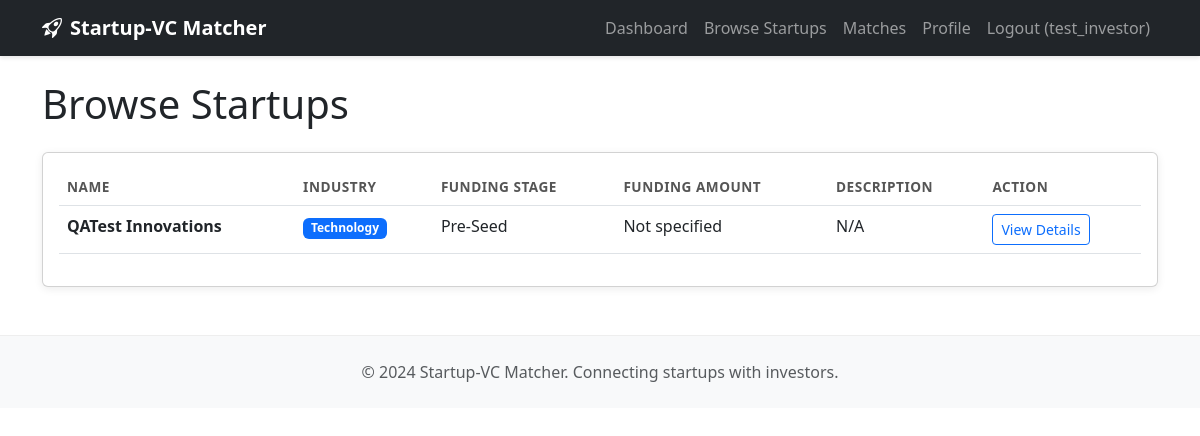
/investor/startups (signed in), run on the app's committed database.
### tables this page shows
CREATE TABLE startups (
            id INTEGER PRIMARY KEY AUTOINCREMENT,
            user_id INTEGER NOT NULL,
            name TEXT NOT NULL,
            description TEXT,
            industry TEXT NOT NULL,
            funding_stage TEXT NOT NULL,
            funding_amount INTEGER,
            website TEXT,
            created_at TIMESTAMP DEFAULT CURRENT_TIMESTAMP,
            FOREIGN KEY (user_id) REFERENCES users (id)
        );

### app.py (the view)
@app.route('/investor/startups')
@login_required
def investor_browse_startups():
    if session.get('user_type') != 'investor':
        return redirect(url_for('index'))
    db = get_db()
    startups = db.execute('SELECT * FROM startups').fetchall()
    return render_template('startup_list.html', startups=startups)

### app.py (called while the page is built)
def get_db():
    db = getattr(g, '_database', None)
    if db is None:
        db = g._database = sqlite3.connect(DATABASE)
        db.row_factory = sqlite3.Row
    return db

@app.teardown_appcontext
def close_connection(exception):
    db = getattr(g, '_database', None)
    if db is not None:
        db.close()

def is_session_valid():
    return (
        session.get('user_id') is not None and
        session.get('username') is not None and
        session.get('user_type') in ('startup', 'investor')
    )

def login_required(f):
    @wraps(f)
    def decorated_function(*args, **kwargs):
        if not is_session_valid():
            session.clear()
            flash('Session expired. Please log in again.', 'error')
            return redirect(url_for('login'))
        return f(*args, **kwargs)
    return decorated_function

### templates/startup_list.html (shortened to what this page needs)
{% extends "base.html" %}
{% block content %}
<div class="row">
    <div class="col-12">
        <h1 class="mb-4">Browse Startups</h1>
    </div>
</div>
<div class="row">
    <div class="col-12">
        <div class="card">
            <div class="card-body">
                {% if startups %}
                <div class="table-responsive">
                    <table class="table table-hover">
                        <thead>
                            <tr>
                                <th>Name</th>
                                <th>Industry</th>
                                <th>Funding Stage</th>
                                <th>Funding Amount</th>
                                <th>Description</th>
                                <th>Action</th>
                            </tr>
                        </thead>
                        <tbody>
                            {% for s in startups %}
                            <tr>
                                <td><strong>{{ s.name }}</strong></td>
                                <td><span class="badge bg-primary">{{ s.industry }}</span></td>
                                <td>{{ s.funding_stage }}</td>
                                <td>{{ '$' + '{:,}'.format(s.funding_amount) if s.funding_amount else 'Not specified' }}</td>
                                <td>{{ s.description[:100] + '...' if s.description and s.description|length > 100 else s.description or 'N/A' }}</td>
                                <td>
                                    <button class="btn btn-sm btn-outline-primary" data-bs-toggle="modal" data-bs-target="#startupModal{{ s.id }}">
                                        View Details
                                    </button>
                                </td>
                            </tr>
                            {% endfor %}
                        </tbody>
                    </table>
                </div>
                {% else %}
                <div class="text-center py-5">
                    <i class="bi bi-inbox display-4 text-muted"></i>
                    <p class="text-muted mt-2">No startups registered yet.</p>
                </div>
                {% endif %}
            </div>
        </div>
    </div>
</div>
{% endblock %}

### static/css/style.css (style rules this page uses)
:root { --primary-color: #667eea; --secondary-color: #764ba2; --success-color: #28a745; --warning-color: #ffc107; --danger-color: #dc3545; --info-color: #17a2b8; --light-bg: #f8f9fa; --dark-bg: #343a40; }
* { margin: 0; padding: 0; box-sizing: border-box; }
body { font-family: -apple-system, BlinkMacSystemFont, 'Segoe UI', Roboto, 'Helvetica Neue', Arial, sans-serif; line-height: 1.6; color: #333; background-color: #fff; min-height: 100vh; display: flex; flex-direction: column; }
.card { border: none; border-radius: 10px; box-shadow: 0 2px 8px rgba(0,0,0,0.08); transition: transform 0.3s ease, box-shadow 0.3s ease; }
.btn { border-radius: 6px; padding: 0.5rem 1.25rem; font-weight: 500; transition: all 0.3s ease; }
.badge { padding: 0.35em 0.65em; font-weight: 500; }
.table { margin-bottom: 0; }
.table thead th { border-top: none; font-weight: 600; color: #555; text-transform: uppercase; font-size: 0.85rem; letter-spacing: 0.5px; }
.bg-primary { background-color: var(--primary-color) !important; }

### data on the page
startups: name "QATest Innovations", industry "Technology", funding_stage "Pre-Seed", funding_amount "Not specified", description "N/A"

### other printed values
{{ session.get('username') }} "test_investor"
